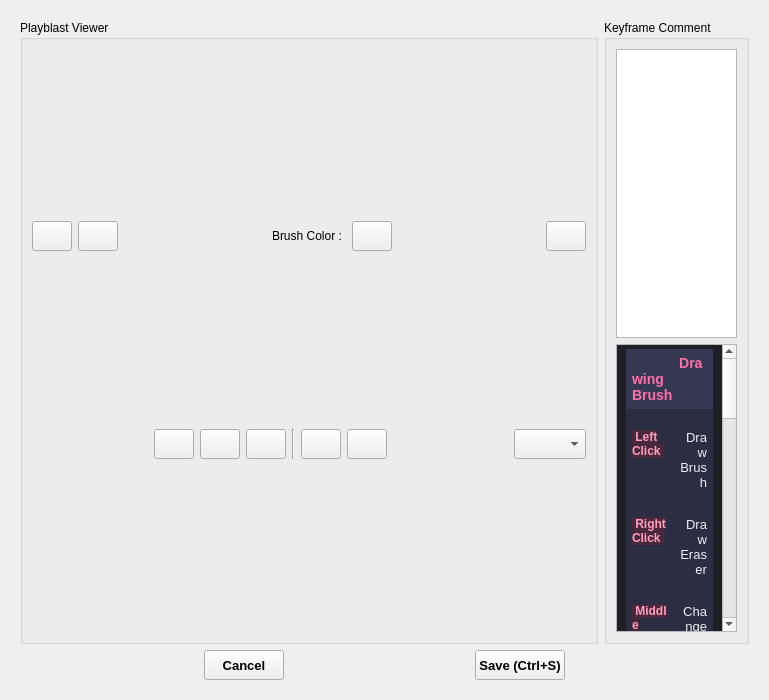
<?xml version="1.0" encoding="UTF-8"?>
<ui version="4.0">
 <class>Form</class>
 <widget class="QWidget" name="Form">
  <property name="geometry">
   <rect>
    <x>0</x>
    <y>0</y>
    <width>769</width>
    <height>700</height>
   </rect>
  </property>
  <property name="windowTitle">
   <string>Form</string>
  </property>
  <layout class="QGridLayout" name="gridLayout_3">
   <item row="0" column="0">
    <widget class="QWidget" name="widget" native="true">
     <layout class="QGridLayout" name="gridLayout_2" columnstretch="8">
      <item row="0" column="0">
       <layout class="QVBoxLayout" name="verticalLayout">
        <item>
         <layout class="QHBoxLayout" name="horizontalLayout" stretch="8,2">
          <item>
           <widget class="QGroupBox" name="groupBox_playblast_viewer">
            <property name="title">
             <string>Playblast Viewer</string>
            </property>
            <layout class="QGridLayout" name="gridLayout_4" rowminimumheight="0,0,0">
             <item row="2" column="0">
              <layout class="QVBoxLayout" name="verticalLayout_2" stretch="10,0">
               <item>
                <layout class="QVBoxLayout" name="verticalLayout_player"/>
               </item>
               <item>
                <layout class="QHBoxLayout" name="horizontalLayout_3">
                 <item>
                  <spacer name="horizontalSpacer_4">
                   <property name="orientation">
                    <enum>Qt::Horizontal</enum>
                   </property>
                   <property name="sizeHint" stdset="0">
                    <size>
                     <width>40</width>
                     <height>20</height>
                    </size>
                   </property>
                  </spacer>
                 </item>
                 <item>
                  <widget class="QPushButton" name="pushButton_previous_frame">
                   <property name="minimumSize">
                    <size>
                     <width>40</width>
                     <height>30</height>
                    </size>
                   </property>
                   <property name="text">
                    <string/>
                   </property>
                  </widget>
                 </item>
                 <item>
                  <widget class="QPushButton" name="pushButton_play">
                   <property name="minimumSize">
                    <size>
                     <width>40</width>
                     <height>30</height>
                    </size>
                   </property>
                   <property name="text">
                    <string/>
                   </property>
                  </widget>
                 </item>
                 <item>
                  <widget class="QPushButton" name="pushButton_next_frame">
                   <property name="minimumSize">
                    <size>
                     <width>40</width>
                     <height>30</height>
                    </size>
                   </property>
                   <property name="text">
                    <string/>
                   </property>
                  </widget>
                 </item>
                 <item>
                  <widget class="Line" name="line">
                   <property name="orientation">
                    <enum>Qt::Vertical</enum>
                   </property>
                  </widget>
                 </item>
                 <item>
                  <widget class="QPushButton" name="pushButton_previous_comment">
                   <property name="minimumSize">
                    <size>
                     <width>40</width>
                     <height>30</height>
                    </size>
                   </property>
                   <property name="text">
                    <string/>
                   </property>
                  </widget>
                 </item>
                 <item>
                  <widget class="QPushButton" name="pushButton_next_comment">
                   <property name="minimumSize">
                    <size>
                     <width>40</width>
                     <height>30</height>
                    </size>
                   </property>
                   <property name="text">
                    <string/>
                   </property>
                  </widget>
                 </item>
                 <item>
                  <spacer name="horizontalSpacer_3">
                   <property name="orientation">
                    <enum>Qt::Horizontal</enum>
                   </property>
                   <property name="sizeHint" stdset="0">
                    <size>
                     <width>40</width>
                     <height>20</height>
                    </size>
                   </property>
                  </spacer>
                 </item>
                 <item>
                  <widget class="QComboBox" name="comboBox_speed">
                   <property name="minimumSize">
                    <size>
                     <width>40</width>
                     <height>30</height>
                    </size>
                   </property>
                  </widget>
                 </item>
                </layout>
               </item>
              </layout>
             </item>
             <item row="0" column="0">
              <layout class="QHBoxLayout" name="horizontalLayout_4">
               <item>
                <widget class="QPushButton" name="pushButton_undo">
                 <property name="minimumSize">
                  <size>
                   <width>40</width>
                   <height>30</height>
                  </size>
                 </property>
                 <property name="text">
                  <string/>
                 </property>
                </widget>
               </item>
               <item>
                <widget class="QPushButton" name="pushButton_redo">
                 <property name="minimumSize">
                  <size>
                   <width>40</width>
                   <height>30</height>
                  </size>
                 </property>
                 <property name="text">
                  <string/>
                 </property>
                </widget>
               </item>
               <item>
                <spacer name="horizontalSpacer_5">
                 <property name="orientation">
                  <enum>Qt::Horizontal</enum>
                 </property>
                 <property name="sizeHint" stdset="0">
                  <size>
                   <width>40</width>
                   <height>20</height>
                  </size>
                 </property>
                </spacer>
               </item>
               <item>
                <widget class="QLabel" name="label">
                 <property name="text">
                  <string>Brush Color : </string>
                 </property>
                </widget>
               </item>
               <item>
                <widget class="QPushButton" name="pushButton_brush_color">
                 <property name="minimumSize">
                  <size>
                   <width>40</width>
                   <height>30</height>
                  </size>
                 </property>
                 <property name="text">
                  <string/>
                 </property>
                </widget>
               </item>
               <item>
                <spacer name="horizontalSpacer_6">
                 <property name="orientation">
                  <enum>Qt::Horizontal</enum>
                 </property>
                 <property name="sizeHint" stdset="0">
                  <size>
                   <width>40</width>
                   <height>20</height>
                  </size>
                 </property>
                </spacer>
               </item>
               <item>
                <widget class="QPushButton" name="pushButton_clear_frame">
                 <property name="minimumSize">
                  <size>
                   <width>40</width>
                   <height>30</height>
                  </size>
                 </property>
                 <property name="text">
                  <string/>
                 </property>
                </widget>
               </item>
              </layout>
             </item>
            </layout>
           </widget>
          </item>
          <item>
           <widget class="QGroupBox" name="groupBox">
            <property name="title">
             <string>Keyframe Comment</string>
            </property>
            <layout class="QGridLayout" name="gridLayout">
             <item row="0" column="0">
              <widget class="QTableWidget" name="tableWidget">
               <property name="showGrid">
                <bool>false</bool>
               </property>
               <attribute name="horizontalHeaderVisible">
                <bool>false</bool>
               </attribute>
               <attribute name="verticalHeaderVisible">
                <bool>false</bool>
               </attribute>
              </widget>
             </item>
             <item row="1" column="0">
              <widget class="QTextBrowser" name="textBrowser">
               <property name="html">
                <string>&lt;!DOCTYPE HTML PUBLIC &quot;-//W3C//DTD HTML 4.0//EN&quot; &quot;http://www.w3.org/TR/REC-html40/strict.dtd&quot;&gt;
&lt;html&gt;&lt;head&gt;&lt;meta name=&quot;qrichtext&quot; content=&quot;1&quot; /&gt;&lt;style type=&quot;text/css&quot;&gt;
p, li { white-space: pre-wrap; }
&lt;/style&gt;&lt;/head&gt;&lt;body style=&quot; font-family:'MS Shell Dlg 2'; font-size:8.25pt; font-weight:400; font-style:normal;&quot; bgcolor=&quot;#1e1e24&quot;&gt;
&lt;table border=&quot;0&quot; style=&quot; margin-top:0px; margin-bottom:12px; margin-left:5px; margin-right:5px;&quot; width=&quot;100%&quot; cellspacing=&quot;0&quot; cellpadding=&quot;6&quot; bgcolor=&quot;#2b2d42&quot;&gt;
&lt;tr&gt;
&lt;td colspan=&quot;2&quot; bgcolor=&quot;#353853&quot;&gt;
&lt;p style=&quot; margin-top:0px; margin-bottom:0px; margin-left:0px; margin-right:0px; -qt-block-indent:0; text-indent:0px;&quot;&gt;&lt;span style=&quot; font-family:'Segoe UI,sans-serif'; font-size:10pt; color:#edf2f4; background-color:#353853;&quot;&gt;            &lt;/span&gt;&lt;span style=&quot; font-family:'Segoe UI,sans-serif'; font-size:10.5pt; font-weight:600; color:#ff70a6;&quot;&gt; Drawing Brush&lt;/span&gt;&lt;span style=&quot; font-family:'Segoe UI,sans-serif'; font-size:10pt; color:#edf2f4;&quot;&gt;                &lt;/span&gt;&lt;/p&gt;&lt;/td&gt;&lt;/tr&gt;
&lt;tr&gt;
&lt;td width=&quot;55%&quot;&gt;
&lt;p style=&quot; margin-top:0px; margin-bottom:0px; margin-left:0px; margin-right:0px; -qt-block-indent:0; text-indent:0px;&quot;&gt;&lt;span style=&quot; font-family:'Segoe UI,sans-serif'; font-size:10pt; color:#edf2f4;&quot;&gt;            &lt;/span&gt;&lt;span style=&quot; font-family:'Segoe UI,sans-serif'; font-size:9pt; font-weight:600; color:#ff9ebb; background-color:#4a283b;&quot;&gt; Left Click &lt;/span&gt;&lt;span style=&quot; font-family:'Segoe UI,sans-serif'; font-size:10pt; color:#edf2f4;&quot;&gt;                &lt;/span&gt;&lt;/p&gt;&lt;/td&gt;
&lt;td width=&quot;45%&quot;&gt;
&lt;p align=&quot;right&quot; style=&quot; margin-top:0px; margin-bottom:0px; margin-left:0px; margin-right:0px; -qt-block-indent:0; text-indent:0px;&quot;&gt;&lt;span style=&quot; font-family:'Segoe UI,sans-serif'; font-size:10pt; color:#edf2f4;&quot;&gt;            Draw Brush                &lt;/span&gt;&lt;/p&gt;&lt;/td&gt;&lt;/tr&gt;
&lt;tr&gt;
&lt;td&gt;
&lt;p style=&quot; margin-top:0px; margin-bottom:0px; margin-left:0px; margin-right:0px; -qt-block-indent:0; text-indent:0px;&quot;&gt;&lt;span style=&quot; font-family:'Segoe UI,sans-serif'; font-size:10pt; color:#edf2f4;&quot;&gt;            &lt;/span&gt;&lt;span style=&quot; font-family:'Segoe UI,sans-serif'; font-size:9pt; font-weight:600; color:#ff9ebb; background-color:#4a283b;&quot;&gt; Right Click &lt;/span&gt;&lt;span style=&quot; font-family:'Segoe UI,sans-serif'; font-size:10pt; color:#edf2f4;&quot;&gt;                &lt;/span&gt;&lt;/p&gt;&lt;/td&gt;
&lt;td&gt;
&lt;p align=&quot;right&quot; style=&quot; margin-top:0px; margin-bottom:0px; margin-left:0px; margin-right:0px; -qt-block-indent:0; text-indent:0px;&quot;&gt;&lt;span style=&quot; font-family:'Segoe UI,sans-serif'; font-size:10pt; color:#edf2f4;&quot;&gt;            Draw Eraser                &lt;/span&gt;&lt;/p&gt;&lt;/td&gt;&lt;/tr&gt;
&lt;tr&gt;
&lt;td&gt;
&lt;p style=&quot; margin-top:0px; margin-bottom:0px; margin-left:0px; margin-right:0px; -qt-block-indent:0; text-indent:0px;&quot;&gt;&lt;span style=&quot; font-family:'Segoe UI,sans-serif'; font-size:10pt; color:#edf2f4;&quot;&gt;            &lt;/span&gt;&lt;span style=&quot; font-family:'Segoe UI,sans-serif'; font-size:9pt; font-weight:600; color:#ff9ebb; background-color:#4a283b;&quot;&gt; Middle Click &lt;/span&gt;&lt;span style=&quot; font-family:'Segoe UI,sans-serif'; font-size:10pt; color:#edf2f4;&quot;&gt;                &lt;/span&gt;&lt;/p&gt;&lt;/td&gt;
&lt;td&gt;
&lt;p align=&quot;right&quot; style=&quot; margin-top:0px; margin-bottom:0px; margin-left:0px; margin-right:0px; -qt-block-indent:0; text-indent:0px;&quot;&gt;&lt;span style=&quot; font-family:'Segoe UI,sans-serif'; font-size:10pt; color:#edf2f4;&quot;&gt;            Change Brush Color                &lt;/span&gt;&lt;/p&gt;&lt;/td&gt;&lt;/tr&gt;
&lt;tr&gt;
&lt;td&gt;
&lt;p style=&quot; margin-top:0px; margin-bottom:0px; margin-left:0px; margin-right:0px; -qt-block-indent:0; text-indent:0px;&quot;&gt;&lt;span style=&quot; font-family:'Segoe UI,sans-serif'; font-size:10pt; color:#edf2f4;&quot;&gt;            &lt;/span&gt;&lt;span style=&quot; font-family:'Segoe UI,sans-serif'; font-size:9pt; font-weight:600; color:#ff9ebb; background-color:#4a283b;&quot;&gt; Scroll Middle Mouse &lt;/span&gt;&lt;span style=&quot; font-family:'Segoe UI,sans-serif'; font-size:10pt; color:#edf2f4;&quot;&gt;                &lt;/span&gt;&lt;/p&gt;&lt;/td&gt;
&lt;td&gt;
&lt;p align=&quot;right&quot; style=&quot; margin-top:0px; margin-bottom:0px; margin-left:0px; margin-right:0px; -qt-block-indent:0; text-indent:0px;&quot;&gt;&lt;span style=&quot; font-family:'Segoe UI,sans-serif'; font-size:10pt; color:#edf2f4;&quot;&gt;            Adjust Brush Size            &lt;/span&gt;&lt;/p&gt;&lt;/td&gt;&lt;/tr&gt;&lt;/table&gt;
&lt;table border=&quot;0&quot; style=&quot; margin-top:0px; margin-bottom:12px; margin-left:5px; margin-right:5px;&quot; width=&quot;100%&quot; cellspacing=&quot;0&quot; cellpadding=&quot;6&quot; bgcolor=&quot;#2b2d42&quot;&gt;
&lt;tr&gt;
&lt;td colspan=&quot;2&quot; bgcolor=&quot;#353853&quot;&gt;
&lt;p style=&quot; margin-top:0px; margin-bottom:0px; margin-left:0px; margin-right:0px; -qt-block-indent:0; text-indent:0px;&quot;&gt;&lt;span style=&quot; font-family:'Segoe UI,sans-serif'; font-size:10pt; color:#edf2f4; background-color:#353853;&quot;&gt;            &lt;/span&gt;&lt;span style=&quot; font-family:'Segoe UI,sans-serif'; font-size:10.5pt; font-weight:600; color:#70d6ff;&quot;&gt; Timeline&lt;/span&gt;&lt;span style=&quot; font-family:'Segoe UI,sans-serif'; font-size:10pt; color:#edf2f4;&quot;&gt;                &lt;/span&gt;&lt;/p&gt;&lt;/td&gt;&lt;/tr&gt;
&lt;tr&gt;
&lt;td width=&quot;55%&quot;&gt;
&lt;p style=&quot; margin-top:0px; margin-bottom:0px; margin-left:0px; margin-right:0px; -qt-block-indent:0; text-indent:0px;&quot;&gt;&lt;span style=&quot; font-family:'Segoe UI,sans-serif'; font-size:10pt; color:#edf2f4;&quot;&gt;            &lt;/span&gt;&lt;span style=&quot; font-family:'Segoe UI,sans-serif'; font-size:9pt; font-weight:600; color:#9fe3ff; background-color:#1c3b4a;&quot;&gt; Spacebar &lt;/span&gt;&lt;span style=&quot; font-family:'Segoe UI,sans-serif'; font-size:10pt; color:#edf2f4;&quot;&gt;                &lt;/span&gt;&lt;/p&gt;&lt;/td&gt;
&lt;td width=&quot;45%&quot;&gt;
&lt;p align=&quot;right&quot; style=&quot; margin-top:0px; margin-bottom:0px; margin-left:0px; margin-right:0px; -qt-block-indent:0; text-indent:0px;&quot;&gt;&lt;span style=&quot; font-family:'Segoe UI,sans-serif'; font-size:10pt; color:#edf2f4;&quot;&gt;            Play / Stop                &lt;/span&gt;&lt;/p&gt;&lt;/td&gt;&lt;/tr&gt;
&lt;tr&gt;
&lt;td&gt;
&lt;p style=&quot; margin-top:0px; margin-bottom:0px; margin-left:0px; margin-right:0px; -qt-block-indent:0; text-indent:0px;&quot;&gt;&lt;span style=&quot; font-family:'Segoe UI,sans-serif'; font-size:10pt; color:#edf2f4;&quot;&gt;            &lt;/span&gt;&lt;span style=&quot; font-family:'Segoe UI,sans-serif'; font-size:9pt; font-weight:600; color:#9fe3ff; background-color:#1c3b4a;&quot;&gt; A &lt;/span&gt;&lt;span style=&quot; font-family:'Segoe UI,sans-serif'; font-size:10pt; color:#edf2f4;&quot;&gt;                &lt;/span&gt;&lt;/p&gt;&lt;/td&gt;
&lt;td&gt;
&lt;p align=&quot;right&quot; style=&quot; margin-top:0px; margin-bottom:0px; margin-left:0px; margin-right:0px; -qt-block-indent:0; text-indent:0px;&quot;&gt;&lt;span style=&quot; font-family:'Segoe UI,sans-serif'; font-size:10pt; color:#edf2f4;&quot;&gt;            Previous Frame                &lt;/span&gt;&lt;/p&gt;&lt;/td&gt;&lt;/tr&gt;
&lt;tr&gt;
&lt;td&gt;
&lt;p style=&quot; margin-top:0px; margin-bottom:0px; margin-left:0px; margin-right:0px; -qt-block-indent:0; text-indent:0px;&quot;&gt;&lt;span style=&quot; font-family:'Segoe UI,sans-serif'; font-size:10pt; color:#edf2f4;&quot;&gt;            &lt;/span&gt;&lt;span style=&quot; font-family:'Segoe UI,sans-serif'; font-size:9pt; font-weight:600; color:#9fe3ff; background-color:#1c3b4a;&quot;&gt; D &lt;/span&gt;&lt;span style=&quot; font-family:'Segoe UI,sans-serif'; font-size:10pt; color:#edf2f4;&quot;&gt;                &lt;/span&gt;&lt;/p&gt;&lt;/td&gt;
&lt;td&gt;
&lt;p align=&quot;right&quot; style=&quot; margin-top:0px; margin-bottom:0px; margin-left:0px; margin-right:0px; -qt-block-indent:0; text-indent:0px;&quot;&gt;&lt;span style=&quot; font-family:'Segoe UI,sans-serif'; font-size:10pt; color:#edf2f4;&quot;&gt;            Next Frame                &lt;/span&gt;&lt;/p&gt;&lt;/td&gt;&lt;/tr&gt;
&lt;tr&gt;
&lt;td&gt;
&lt;p style=&quot; margin-top:0px; margin-bottom:0px; margin-left:0px; margin-right:0px; -qt-block-indent:0; text-indent:0px;&quot;&gt;&lt;span style=&quot; font-family:'Segoe UI,sans-serif'; font-size:10pt; color:#edf2f4;&quot;&gt;            &lt;/span&gt;&lt;span style=&quot; font-family:'Segoe UI,sans-serif'; font-size:9pt; font-weight:600; color:#9fe3ff; background-color:#1c3b4a;&quot;&gt; Shift &lt;/span&gt;&lt;span style=&quot; font-family:'Segoe UI,sans-serif'; font-size:10pt; color:#edf2f4;&quot;&gt;            &lt;/span&gt;&lt;span style=&quot; font-family:'Segoe UI,sans-serif'; font-size:10pt; font-weight:600; color:#8d99ae;&quot;&gt;+&lt;/span&gt;&lt;span style=&quot; font-family:'Segoe UI,sans-serif'; font-size:10pt; color:#edf2f4;&quot;&gt;            &lt;/span&gt;&lt;span style=&quot; font-family:'Segoe UI,sans-serif'; font-size:9pt; font-weight:600; color:#9fe3ff; background-color:#1c3b4a;&quot;&gt; A &lt;/span&gt;&lt;span style=&quot; font-family:'Segoe UI,sans-serif'; font-size:10pt; color:#edf2f4;&quot;&gt;                &lt;/span&gt;&lt;/p&gt;&lt;/td&gt;
&lt;td&gt;
&lt;p align=&quot;right&quot; style=&quot; margin-top:0px; margin-bottom:0px; margin-left:0px; margin-right:0px; -qt-block-indent:0; text-indent:0px;&quot;&gt;&lt;span style=&quot; font-family:'Segoe UI,sans-serif'; font-size:10pt; color:#edf2f4;&quot;&gt;            Previous Comment                &lt;/span&gt;&lt;/p&gt;&lt;/td&gt;&lt;/tr&gt;
&lt;tr&gt;
&lt;td&gt;
&lt;p style=&quot; margin-top:0px; margin-bottom:0px; margin-left:0px; margin-right:0px; -qt-block-indent:0; text-indent:0px;&quot;&gt;&lt;span style=&quot; font-family:'Segoe UI,sans-serif'; font-size:10pt; color:#edf2f4;&quot;&gt;            &lt;/span&gt;&lt;span style=&quot; font-family:'Segoe UI,sans-serif'; font-size:9pt; font-weight:600; color:#9fe3ff; background-color:#1c3b4a;&quot;&gt; Shift &lt;/span&gt;&lt;span style=&quot; font-family:'Segoe UI,sans-serif'; font-size:10pt; color:#edf2f4;&quot;&gt;            &lt;/span&gt;&lt;span style=&quot; font-family:'Segoe UI,sans-serif'; font-size:10pt; font-weight:600; color:#8d99ae;&quot;&gt;+&lt;/span&gt;&lt;span style=&quot; font-family:'Segoe UI,sans-serif'; font-size:10pt; color:#edf2f4;&quot;&gt;            &lt;/span&gt;&lt;span style=&quot; font-family:'Segoe UI,sans-serif'; font-size:9pt; font-weight:600; color:#9fe3ff; background-color:#1c3b4a;&quot;&gt; D &lt;/span&gt;&lt;span style=&quot; font-family:'Segoe UI,sans-serif'; font-size:10pt; color:#edf2f4;&quot;&gt;                &lt;/span&gt;&lt;/p&gt;&lt;/td&gt;
&lt;td&gt;
&lt;p align=&quot;right&quot; style=&quot; margin-top:0px; margin-bottom:0px; margin-left:0px; margin-right:0px; -qt-block-indent:0; text-indent:0px;&quot;&gt;&lt;span style=&quot; font-family:'Segoe UI,sans-serif'; font-size:10pt; color:#edf2f4;&quot;&gt;            Next Comment            &lt;/span&gt;&lt;/p&gt;&lt;/td&gt;&lt;/tr&gt;&lt;/table&gt;
&lt;table border=&quot;0&quot; style=&quot; margin-top:0px; margin-bottom:0px; margin-left:5px; margin-right:5px;&quot; width=&quot;100%&quot; cellspacing=&quot;0&quot; cellpadding=&quot;6&quot; bgcolor=&quot;#2b2d42&quot;&gt;
&lt;tr&gt;
&lt;td colspan=&quot;2&quot; bgcolor=&quot;#353853&quot;&gt;
&lt;p style=&quot; margin-top:0px; margin-bottom:0px; margin-left:0px; margin-right:0px; -qt-block-indent:0; text-indent:0px;&quot;&gt;&lt;span style=&quot; font-family:'Segoe UI,sans-serif'; font-size:10pt; color:#edf2f4; background-color:#353853;&quot;&gt;            &lt;/span&gt;&lt;span style=&quot; font-family:'Segoe UI,sans-serif'; font-size:10.5pt; font-weight:600; color:#ffd670;&quot;&gt; System&lt;/span&gt;&lt;span style=&quot; font-family:'Segoe UI,sans-serif'; font-size:10pt; color:#edf2f4;&quot;&gt;                &lt;/span&gt;&lt;/p&gt;&lt;/td&gt;&lt;/tr&gt;
&lt;tr&gt;
&lt;td width=&quot;55%&quot;&gt;
&lt;p style=&quot; margin-top:0px; margin-bottom:0px; margin-left:0px; margin-right:0px; -qt-block-indent:0; text-indent:0px;&quot;&gt;&lt;span style=&quot; font-family:'Segoe UI,sans-serif'; font-size:10pt; color:#edf2f4;&quot;&gt;            &lt;/span&gt;&lt;span style=&quot; font-family:'Segoe UI,sans-serif'; font-size:9pt; font-weight:600; color:#ffe49e; background-color:#4a3e1c;&quot;&gt; Ctrl &lt;/span&gt;&lt;span style=&quot; font-family:'Segoe UI,sans-serif'; font-size:10pt; color:#edf2f4;&quot;&gt;            &lt;/span&gt;&lt;span style=&quot; font-family:'Segoe UI,sans-serif'; font-size:10pt; font-weight:600; color:#8d99ae;&quot;&gt;+&lt;/span&gt;&lt;span style=&quot; font-family:'Segoe UI,sans-serif'; font-size:10pt; color:#edf2f4;&quot;&gt;            &lt;/span&gt;&lt;span style=&quot; font-family:'Segoe UI,sans-serif'; font-size:9pt; font-weight:600; color:#ffe49e; background-color:#4a3e1c;&quot;&gt; S &lt;/span&gt;&lt;span style=&quot; font-family:'Segoe UI,sans-serif'; font-size:10pt; color:#edf2f4;&quot;&gt;                &lt;/span&gt;&lt;/p&gt;&lt;/td&gt;
&lt;td width=&quot;45%&quot;&gt;
&lt;p align=&quot;right&quot; style=&quot; margin-top:0px; margin-bottom:0px; margin-left:0px; margin-right:0px; -qt-block-indent:0; text-indent:0px;&quot;&gt;&lt;span style=&quot; font-family:'Segoe UI,sans-serif'; font-size:10pt; color:#edf2f4;&quot;&gt;            Save                &lt;/span&gt;&lt;/p&gt;&lt;/td&gt;&lt;/tr&gt;
&lt;tr&gt;
&lt;td&gt;
&lt;p style=&quot; margin-top:0px; margin-bottom:0px; margin-left:0px; margin-right:0px; -qt-block-indent:0; text-indent:0px;&quot;&gt;&lt;span style=&quot; font-family:'Segoe UI,sans-serif'; font-size:10pt; color:#edf2f4;&quot;&gt;            &lt;/span&gt;&lt;span style=&quot; font-family:'Segoe UI,sans-serif'; font-size:9pt; font-weight:600; color:#ffe49e; background-color:#4a3e1c;&quot;&gt; Ctrl &lt;/span&gt;&lt;span style=&quot; font-family:'Segoe UI,sans-serif'; font-size:10pt; color:#edf2f4;&quot;&gt;            &lt;/span&gt;&lt;span style=&quot; font-family:'Segoe UI,sans-serif'; font-size:10pt; font-weight:600; color:#8d99ae;&quot;&gt;+&lt;/span&gt;&lt;span style=&quot; font-family:'Segoe UI,sans-serif'; font-size:10pt; color:#edf2f4;&quot;&gt;            &lt;/span&gt;&lt;span style=&quot; font-family:'Segoe UI,sans-serif'; font-size:9pt; font-weight:600; color:#ffe49e; background-color:#4a3e1c;&quot;&gt; Z &lt;/span&gt;&lt;span style=&quot; font-family:'Segoe UI,sans-serif'; font-size:10pt; color:#edf2f4;&quot;&gt;                &lt;/span&gt;&lt;/p&gt;&lt;/td&gt;
&lt;td&gt;
&lt;p align=&quot;right&quot; style=&quot; margin-top:0px; margin-bottom:0px; margin-left:0px; margin-right:0px; -qt-block-indent:0; text-indent:0px;&quot;&gt;&lt;span style=&quot; font-family:'Segoe UI,sans-serif'; font-size:10pt; color:#edf2f4;&quot;&gt;            Undo                &lt;/span&gt;&lt;/p&gt;&lt;/td&gt;&lt;/tr&gt;
&lt;tr&gt;
&lt;td&gt;
&lt;p style=&quot; margin-top:0px; margin-bottom:0px; margin-left:0px; margin-right:0px; -qt-block-indent:0; text-indent:0px;&quot;&gt;&lt;span style=&quot; font-family:'Segoe UI,sans-serif'; font-size:10pt; color:#edf2f4;&quot;&gt;            &lt;/span&gt;&lt;span style=&quot; font-family:'Segoe UI,sans-serif'; font-size:9pt; font-weight:600; color:#ffe49e; background-color:#4a3e1c;&quot;&gt; Ctrl &lt;/span&gt;&lt;span style=&quot; font-family:'Segoe UI,sans-serif'; font-size:10pt; color:#edf2f4;&quot;&gt;            &lt;/span&gt;&lt;span style=&quot; font-family:'Segoe UI,sans-serif'; font-size:10pt; font-weight:600; color:#8d99ae;&quot;&gt;+&lt;/span&gt;&lt;span style=&quot; font-family:'Segoe UI,sans-serif'; font-size:10pt; color:#edf2f4;&quot;&gt;            &lt;/span&gt;&lt;span style=&quot; font-family:'Segoe UI,sans-serif'; font-size:9pt; font-weight:600; color:#ffe49e; background-color:#4a3e1c;&quot;&gt; Shift &lt;/span&gt;&lt;span style=&quot; font-family:'Segoe UI,sans-serif'; font-size:10pt; color:#edf2f4;&quot;&gt;            &lt;/span&gt;&lt;span style=&quot; font-family:'Segoe UI,sans-serif'; font-size:10pt; font-weight:600; color:#8d99ae;&quot;&gt;+&lt;/span&gt;&lt;span style=&quot; font-family:'Segoe UI,sans-serif'; font-size:10pt; color:#edf2f4;&quot;&gt;            &lt;/span&gt;&lt;span style=&quot; font-family:'Segoe UI,sans-serif'; font-size:9pt; font-weight:600; color:#ffe49e; background-color:#4a3e1c;&quot;&gt; Z &lt;/span&gt;&lt;span style=&quot; font-family:'Segoe UI,sans-serif'; font-size:10pt; color:#edf2f4;&quot;&gt;                &lt;/span&gt;&lt;/p&gt;&lt;/td&gt;
&lt;td&gt;
&lt;p align=&quot;right&quot; style=&quot; margin-top:0px; margin-bottom:0px; margin-left:0px; margin-right:0px; -qt-block-indent:0; text-indent:0px;&quot;&gt;&lt;span style=&quot; font-family:'Segoe UI,sans-serif'; font-size:10pt; color:#edf2f4;&quot;&gt;            Redo            &lt;/span&gt;&lt;/p&gt;&lt;/td&gt;&lt;/tr&gt;&lt;/table&gt;&lt;/body&gt;&lt;/html&gt;</string>
               </property>
              </widget>
             </item>
            </layout>
           </widget>
          </item>
         </layout>
        </item>
        <item>
         <layout class="QHBoxLayout" name="horizontalLayout_2">
          <item>
           <spacer name="horizontalSpacer_2">
            <property name="orientation">
             <enum>Qt::Horizontal</enum>
            </property>
            <property name="sizeHint" stdset="0">
             <size>
              <width>40</width>
              <height>20</height>
             </size>
            </property>
           </spacer>
          </item>
          <item>
           <widget class="QPushButton" name="pushButton_2">
            <property name="minimumSize">
             <size>
              <width>40</width>
              <height>30</height>
             </size>
            </property>
            <property name="font">
             <font>
              <pointsize>10</pointsize>
              <weight>75</weight>
              <bold>true</bold>
             </font>
            </property>
            <property name="text">
             <string>Cancel</string>
            </property>
           </widget>
          </item>
          <item>
           <spacer name="horizontalSpacer_7">
            <property name="orientation">
             <enum>Qt::Horizontal</enum>
            </property>
            <property name="sizeHint" stdset="0">
             <size>
              <width>40</width>
              <height>20</height>
             </size>
            </property>
           </spacer>
          </item>
          <item>
           <widget class="QPushButton" name="pushButton_save_comment">
            <property name="minimumSize">
             <size>
              <width>40</width>
              <height>30</height>
             </size>
            </property>
            <property name="font">
             <font>
              <pointsize>10</pointsize>
              <weight>75</weight>
              <bold>true</bold>
             </font>
            </property>
            <property name="text">
             <string>Save (Ctrl+S)</string>
            </property>
           </widget>
          </item>
          <item>
           <spacer name="horizontalSpacer">
            <property name="orientation">
             <enum>Qt::Horizontal</enum>
            </property>
            <property name="sizeHint" stdset="0">
             <size>
              <width>40</width>
              <height>20</height>
             </size>
            </property>
           </spacer>
          </item>
         </layout>
        </item>
       </layout>
      </item>
     </layout>
    </widget>
   </item>
  </layout>
 </widget>
 <resources/>
 <connections/>
</ui>
